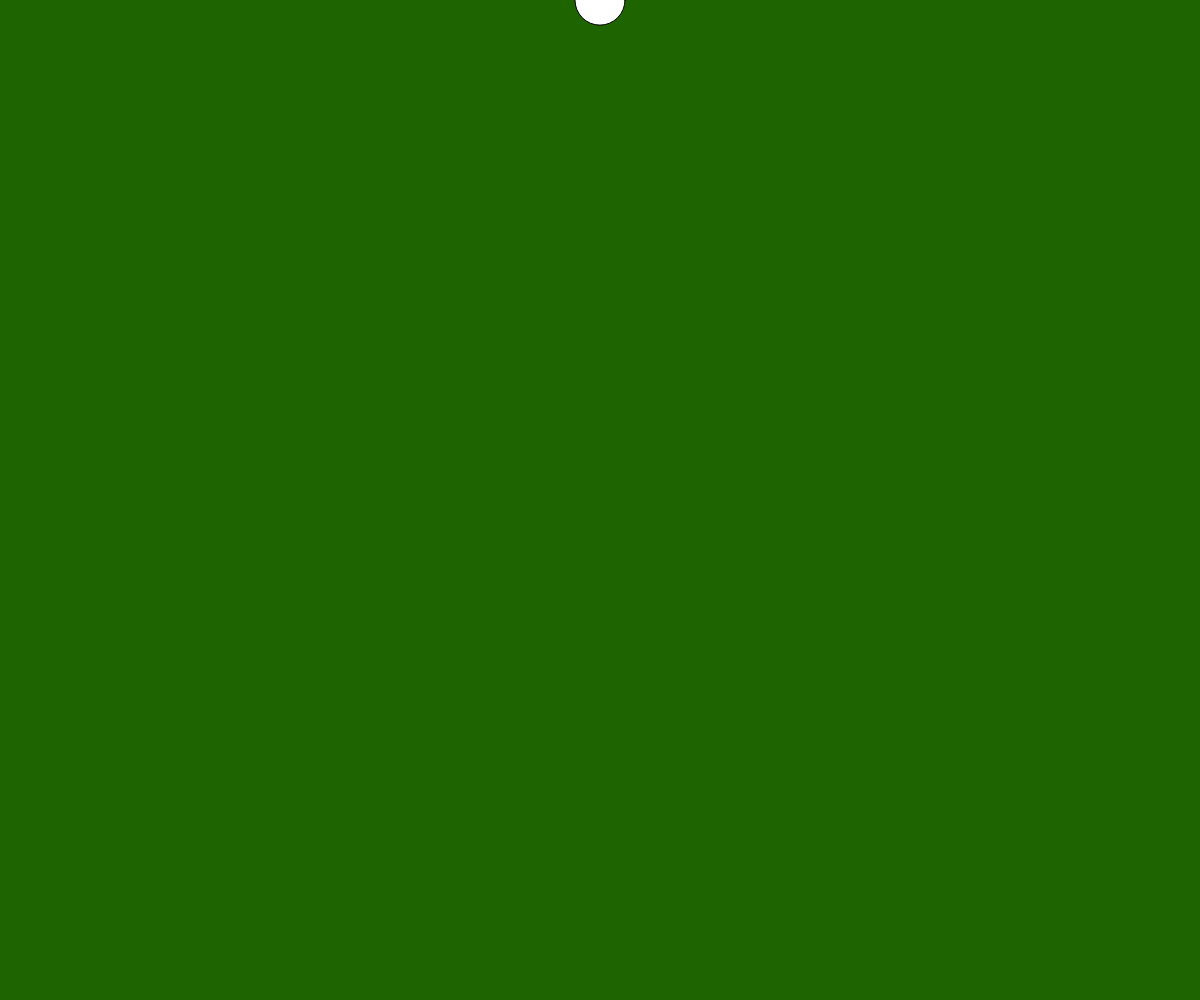
Frame 1 (no input)
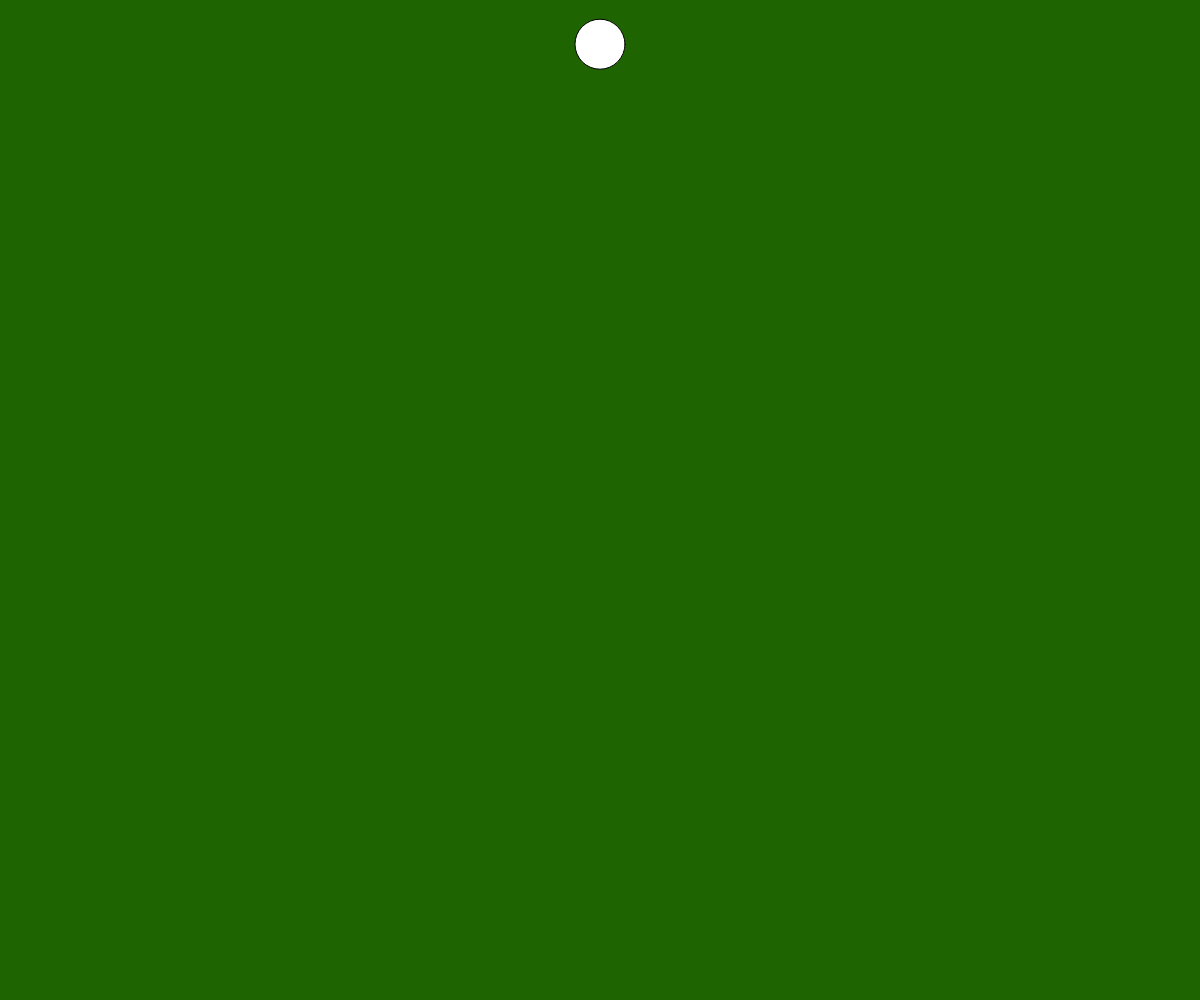
Frame 60 (no input)
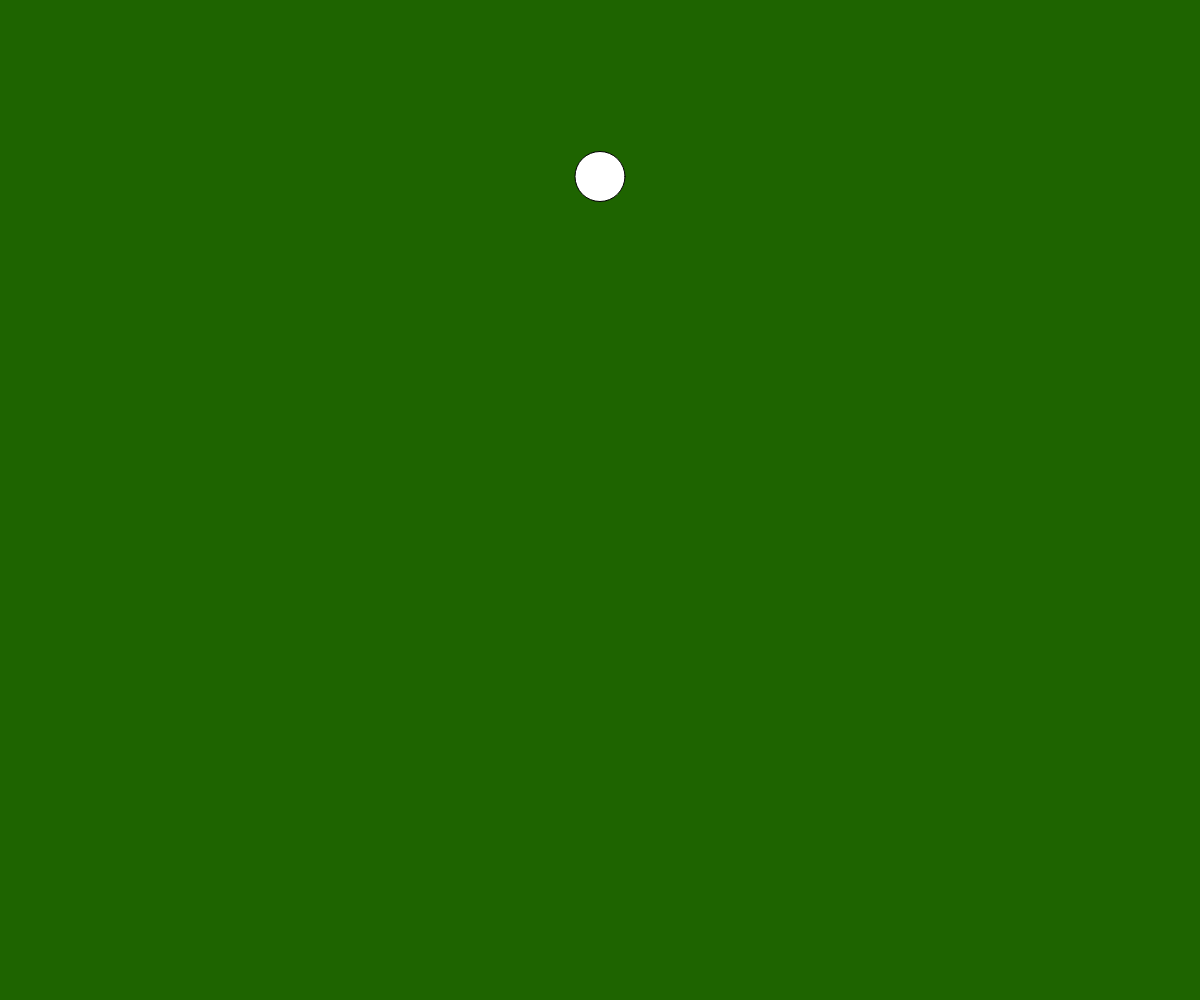
Frame 120 (the mouse pressed at the canvas centre since frame 60)

The p5.js sketch that drew these frames (run headless with seeded random() and noise() and a simulated clock; from frame 60 on, the mouse is pressed at the canvas centre):

// p5.js sketch
// ── sketch.js
function setup() {
    createCanvas(window.innerWidth, window.innerHeight);

	// Create a new world
    world = new World("Test", 9.8, 20);
    console.log(world.toString());

	// Create a new entity
    testEntity = new Entity(world, 0, "Test", createVector(width/2, 0.1), createVector(0, 0), 10, 100);
	console.log(testEntity.toString());

	// Add the entity to the world
    world.addEntity(testEntity);
}

function windowResized() {
  	resizeCanvas(window.innerWidth, window.innerHeight);
}

function draw() {
	background(30, 100, 0);
	world.tick();
}

const sleep = ms => new Promise(r => setTimeout(r, ms));
// ── Entity.js
class Entity {
    constructor (world, id, name, position, velocity, mass, maxHealth) {
        this.world = world;
        this.id = id;
        this.name = name;
        this.position = position;
        this.velocity = velocity;
        this.mass = mass;
        this.maxHealth = maxHealth;
        this.health = maxHealth;
    }

    getId() {
        return this.id;
    }

    getName() {
        return this.name;
    }

    getPosition() {
        return this.position;
    }

    getMass() {
        return this.mass;
    }

    getMaxHealth() {
        return this.maxHealth;
    }

    getHealth() {
        return this.health;
    }

    setId(id) {
        this.id = id;
    }

    setName(name) {
        this.name = name;
    }

    setPosition(position) {
        this.position = position;
    }

    setMass(mass) {
        this.mass = mass;
    }

    setMaxHealth(maxHealth) {
        this.maxHealth = maxHealth;
    }

    setHealth(health) {
        this.health = health;
    }

    toString() {
        return this.id + " " + this.name + " " + this.position + " " + this.mass + " " + this.maxHealth + " " + this.health;
    }

    handleGravity(gravity, t) {
        this.position.y += t * (this.velocity.y + t * gravity / 2);
        this.velocity.y += gravity * t;
    }

    handleCollision(entities) {
        if (this.position.y + 25 > height) {
            this.position.y = height - 25;
        }
    }

    draw() {
        circle(this.position.x, this.position.y, 50);
    }

    tick() {
        this.handleCollision(this.world.getEntities());
        this.handleGravity(this.world.getGravity(), 1/this.world.getTickRate());
        this.handleCollision(this.world.getEntities());
        this.draw();
    }
}
// ── World.js
class World {
    constructor(name, gravity, tickRate) {
        this.name = name;
        this.gravity = gravity;
        this.tickRate = tickRate;
        this.entities = [];
    }

    getName() {
        return this.name;
    }

    getGravity() {
        return this.gravity;
    }

    getTickRate() {
        return this.tickRate;
    }

    getEntities() {
        return this.entities;
    }

    setName(name) {
        this.name = name;
    }

    setGravity(gravity) {
        this.gravity = gravity;
    }

    setTickRate(tickRate) {
        this.tickRate = tickRate;
    }

    toString() {
        return this.name + " " + this.gravity + " " + this.tickRate;
    }

    addEntity(entity) {
        this.entities.push(entity);
    }

    tick() {
        for (let i = 0; i < this.entities.length; i++) {
            this.entities[i].tick();
        }
        sleep(1/this.tickRate);
    }
}
// ── grid.js
class Grid {
    constructor(cols, rows) {
        this.cols = cols;
        this.rows = rows;
    
        this.grid = new Array(Math.max(cols, rows));

        this.openSet = [];
        this.closedSet = [];

        this.start = undefined;
        this.end = undefined;

        this.w = width / cols;
        this.h = height / rows;

        this.path = [];
    } 
}
// ── spot.js
// Daniel Shiffman
// http://codingtra.in
// http://patreon.com/codingtrain
// Part 1: https://youtu.be/aKYlikFAV4k
// Part 2: https://youtu.be/EaZxUCWAjb0
// Part 3: https://youtu.be/jwRT4PCT6RU

// An object to describe a spot in the grid
class Spot {
    constructor(i, j) {

        // Location
        this.i = i;
        this.j = j;

        // f, g, and h values for A*
        this.f = 0;
        this.g = 0;
        this.h = 0;

        // Neighbors
        this.neighbors = [];

        // Where did I come from?
        this.previous = undefined;

        // Am I a wall?
        this.wall = false;
        if (random(1) < 0.4) {
            this.wall = true;
        }

        // Display me
        this.show = function (col) {
            if (this.wall) {
                fill(112, 50, 126);
                noStroke();
                ellipse(this.i * w + w / 2, this.j * h + h / 2, w / 2, h / 2);
            } else if (col) {
                fill(col);
                rect(this.i * w, this.j * h, w, h);
            }
        };

        // Figure out who my neighbors are
        this.addNeighbors = function (grid) {
            var i = this.i;
            var j = this.j;
            if (i < cols - 1) {
                this.neighbors.push(grid[i + 1][j]);
            }
            if (i > 0) {
                this.neighbors.push(grid[i - 1][j]);
            }
            if (j < rows - 1) {
                this.neighbors.push(grid[i][j + 1]);
            }
            if (j > 0) {
                this.neighbors.push(grid[i][j - 1]);
            }
            if (i > 0 && j > 0) {
                this.neighbors.push(grid[i - 1][j - 1]);
            }
            if (i < cols - 1 && j > 0) {
                this.neighbors.push(grid[i + 1][j - 1]);
            }
            if (i > 0 && j < rows - 1) {
                this.neighbors.push(grid[i - 1][j + 1]);
            }
            if (i < cols - 1 && j < rows - 1) {
                this.neighbors.push(grid[i + 1][j + 1]);
            }
        };
    }
}
